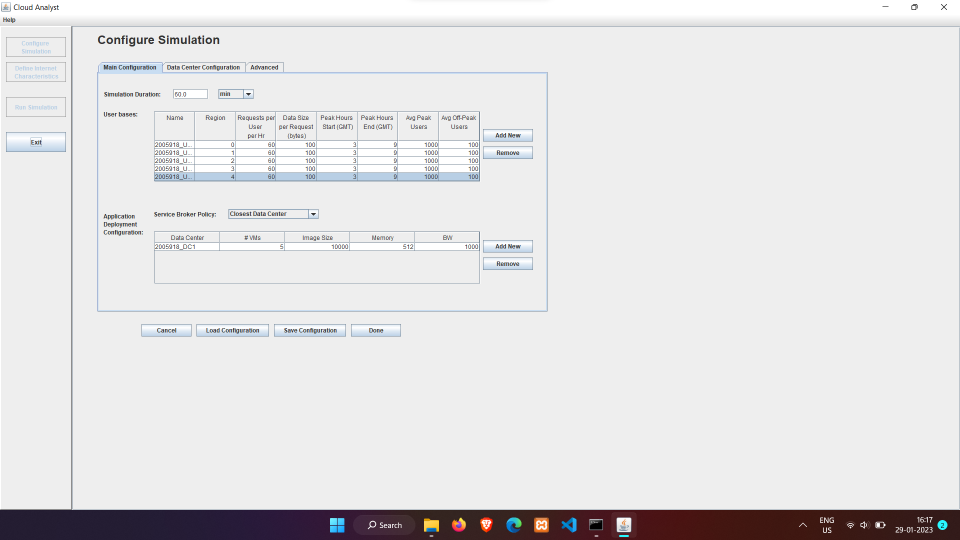
#> input picture test.png, 1920 x 1080 px (shown at 1/2 size)
$ python main.py
#> lines starting #> are read from the running program, lines starting #| are printed output that depends on the picture; after the words box and inside, x2 and y2 are one past the last pixel; in counts of white or black regions, pixels touching at a corner belong together
#> further down, img is the input picture: shape (1080, 1920, 3); mean B, G, R 226, 225.1, 225.9
#| Shape (1080, 1920, 3)
### FindingBallons.py

import cv2
import numpy as np

def findBallons(img):
    # bboxs = []
    img = cropImage(img, 0.1)
    img = preProcess(img)
    img = findContours(img)
    return img


def cropImage(img, cropVal):
#> called with cropVal = 0.1
    h,w, c = img.shape
#> h = 1080; w = 1920; c = 3
    img = img[int(cropVal*h):h, 0:w]
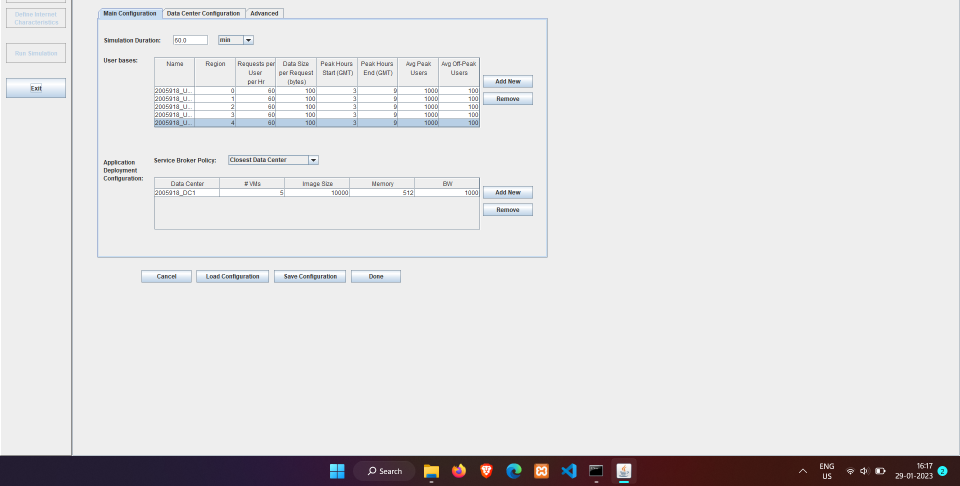
#> img: shape (972, 1920, 3) (shown at 1/2 size); mean of channels 0, 1, 2 224.6, 223.5, 224.4; drawn as B, G, R
    return img

def preProcess(img):
    img = cv2.cvtColor(img, cv2.COLOR_BGR2GRAY)
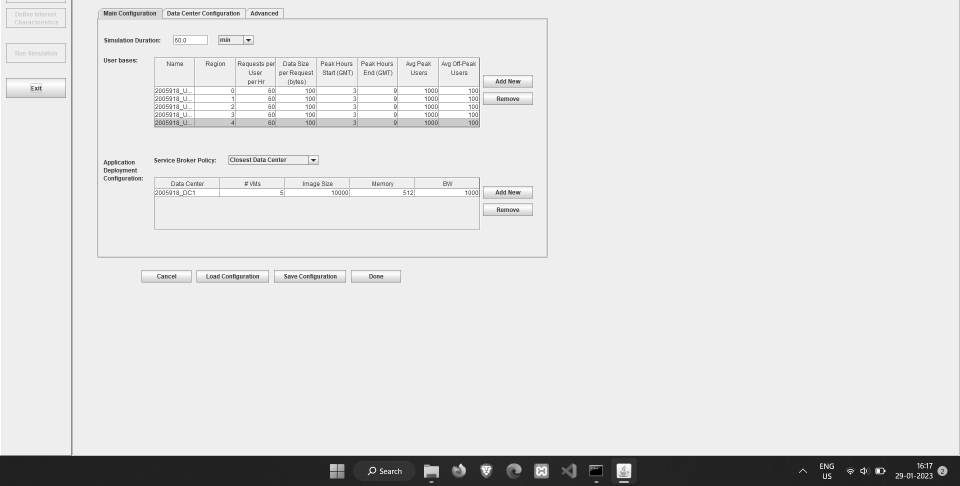
#> img: shape (972, 1920) (shown at 1/2 size); min 0, max 255, mean 223.9
    img = cv2.GaussianBlur(img, (5, 5), 5, 0)
    img = cv2.Canny(img, 50, 100)
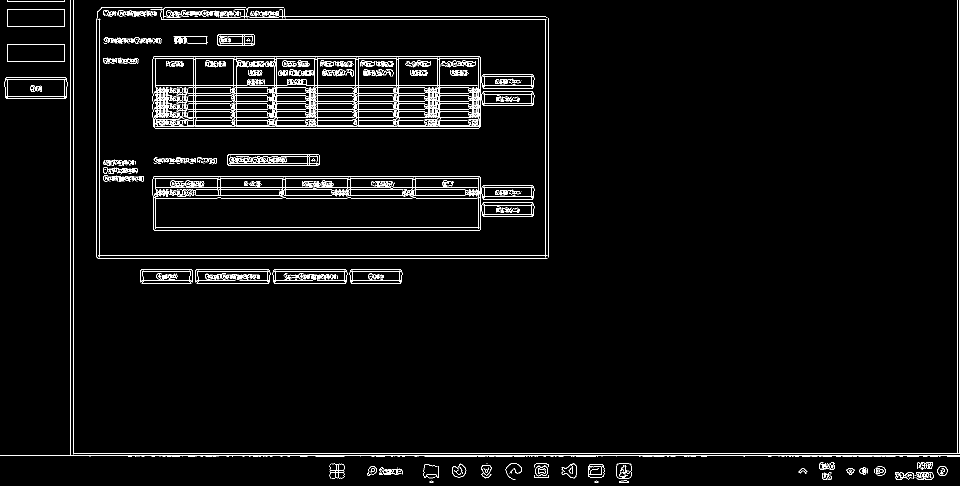
#> img: shape (972, 1920) (shown at 1/2 size); 3.1% white in thin lines or dots
    kernel = np.ones((5, 5), np.uint8)
    img = cv2.dilate(img, kernel)
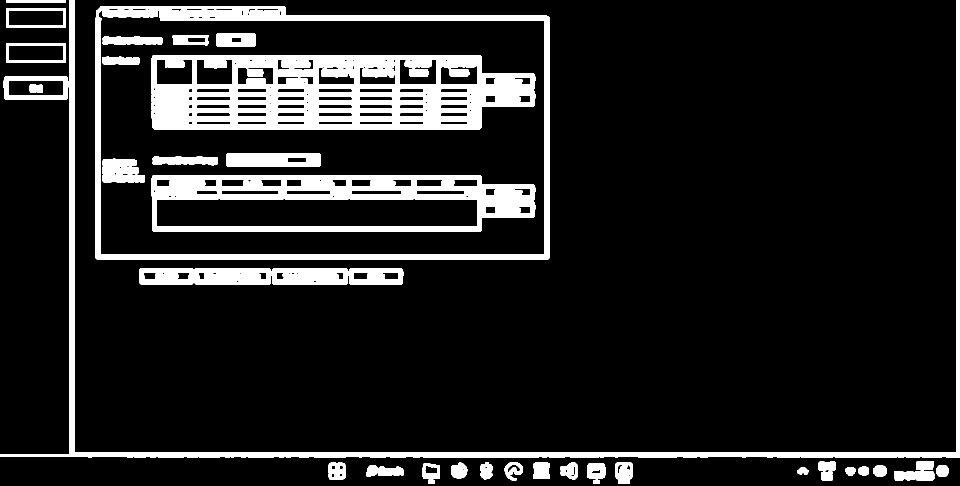
#> img: shape (972, 1920) (shown at 1/2 size); 12.6% white; 39 white regions
    return img

def findContours(img):
    h, w = img.shape
#> h = 972; w = 1920
    imgContours = np.zeros((w, h), np.uint8)
    contours, hierarchy = cv2.findContours(img, cv2.RETR_EXTERNAL, cv2.CHAIN_APPROX_SIMPLE)
#> contours = 27 contours; largest, box (x1, y1, x2, y2) and area: (191, 12, 1099, 519) 448589, (0, 0, 1920, 916) 30782, (278, 536, 807, 569) 16584, (7, 152, 137, 200) 5976, (12, 86, 132, 126) 4639
    cv2.drawContours(img, contours, -1, (255, 0, 255), 2)
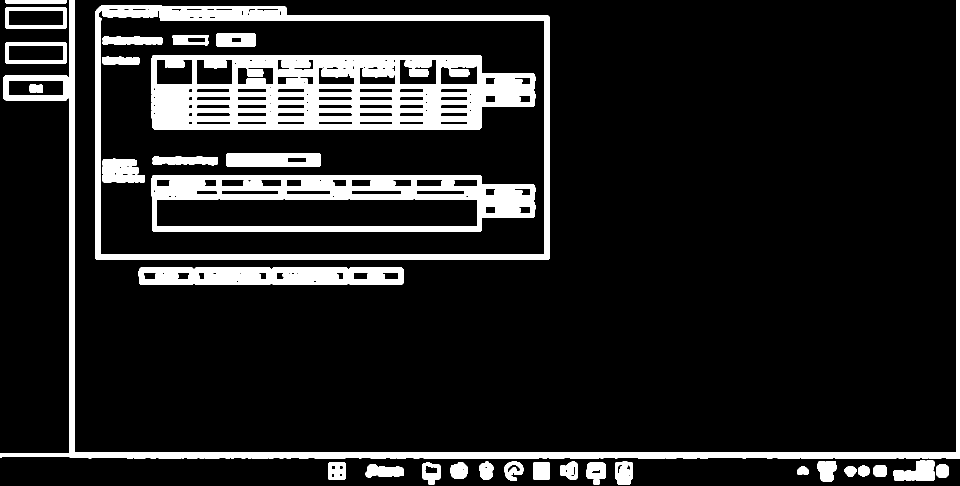
#> img: shape (972, 1920) (shown at 1/2 size); 13.3% white; 35 white regions, largest, box (x1, y1, x2, y2) and area: (303, 110, 1071, 259) 74123, (0, 0, 1920, 917) 44632, (303, 350, 1071, 463) 38489

    # for cnt in contours:
    #     pass

    for i, cnt in enumerate(contours):
        area = cv2.contourArea(cnt)
        print(area)
        if area > 30000 and area < 250000:
            cv2.drawContours(imgContours, contours, i, (255, 0, 255), 2)
            x, y, w, h = cv2.boundingRect(cnt)
            cv2.rectangle(imgContours, (x,y), (x+w, y+h), (0,255,0), 2)
#> this loop made 27 passes
#> (area, x, y, w, h) on pass 26: (30782, 0, 0, 1920, 916)
#> area on passes 1 to 6: 82, 386.5, 1336, 268, 224, 304
#| 82.0
#| 386.5
#| 1336.0
#| 268.0
#| 224.0
#| 304.0
#| 467.0
#| 472.0
#> (further printed lines are left out)
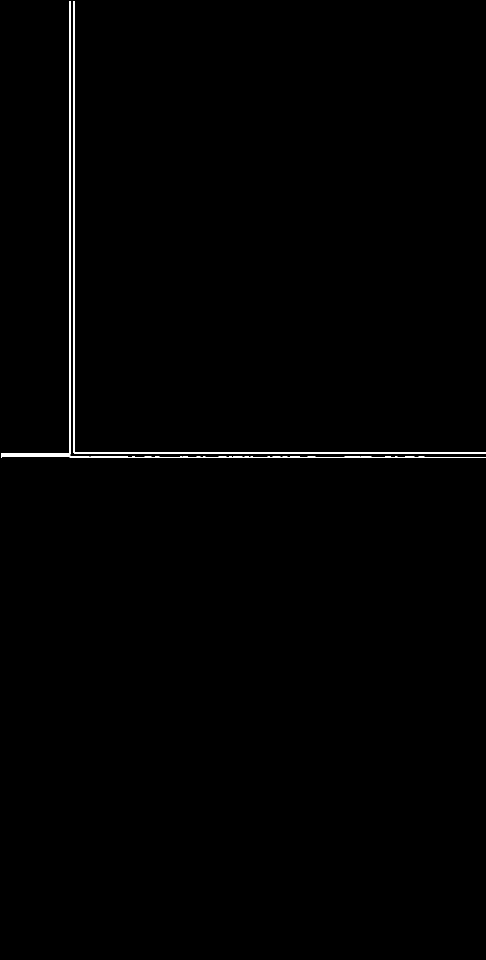
#> imgContours: shape (1920, 972) (shown at 1/2 size); 0.55% white; 3 white regions, box (x1, y1, x2, y2) and area: (147, 2, 972, 907) 5180, (2, 2, 141, 910) 3131, (2, 911, 972, 915) 1989

    print('Countours', imgContours)
#> (printed output is left out)
    return imgContours

### detectHit.py
from FindingBallons import*

def detectHit(img, bboxs):
    img = cropImage(img, 100)
#> img = empty array
    imgBallonList = splitBallons(img, bboxs)
    showBallons(imgBallonList)
    return img

def splitBallons(img, bboxs):

    imgBallonList = []
    for b in bboxs:
        x1,y1,x2,y2 = b[0], b[1], b[0]+b[2], b[1]+b[3]
        imgBallonList.append(img[y1:y2, x1:x2])
#> after the loop, imgBallonList = 1920 items, first 6: empty array, empty array, empty array, empty array, empty array, empty array
    return imgBallonList

def showBallons(imgBallonList):
    for x, im in enumerate(imgBallonList):
        cv2.imshow(str(x), im)

# [12 lines left out: function findBallInBallon, not called in this run]

### main.py
import cv2
from FindingBallons import *
from detectHit import detectHit

img = cv2.imread('test.png')
print('Shape', img.shape)
imgBallons = findBallons(img)
# print('hehe', imgBallons)
img = detectHit(img, imgBallons)
#> img = empty array

#> (the run stopped early here; a loop or call above may not have finished)
